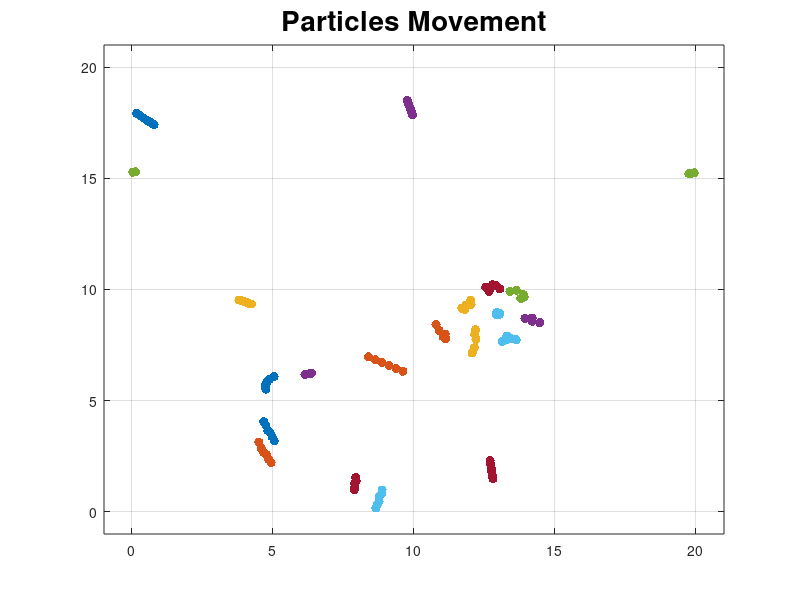

Recreate this plot in MATLAB. (Note: this script raises an error after producing the figure.)
clear all
MD = importdata('neighbor_vector_L20_np20.dat');
%num_particles = 10;
list_length = length(MD.data(:,1)) - 1;

particles = unique(MD.data(1:end-1,1),'stable');
num_particles = length(particles);
num_frames = list_length / num_particles;
k = 1;
% 上面是得出总共有几个particle（num_particles)
%和循环了几次/要画几张图（num_frames)


% 把每个frame所需要的x，y坐标集起来
for i = 1:num_frames
    %从第一个frame开始
    l = 1;
  %  while (k <= list_length)
        for j = k:(k+num_particles)
        
            tempx(l) = MD.data(j,2);
            tempy(l) = MD.data(j,3);
            l = l+1;
       
        end
   % end
    frames(1,:,i) = tempx;
    frames(2,:,i) = tempy;
%     frames(1,:,i) = tempx;
%     frames(2,:,i) = [frames(i).y, MD.data(k,3)];
    k = k + num_particles;
    l = 0;
end

xmax = max(MD.data(:,2)) + 1;
ymax = max(MD.data(:,3)) + 1;
xmin = min(MD.data(:,2)) - 1;
ymin = min(MD.data(:,3)) - 1;
[x,y,z] = size(frames);
%num_frames = len / num_particles;

for jello = 1:num_frames
    for point = 1:y
        plot(frames(1,point,jello),frames(2,point,jello),'.','MarkerSize',20)
        hold on
    end
    grid on
    xlim([xmin,xmax]);
    ylim([ymin,ymax]);
    title('Particles Movement','FontSize',20);
    hold off
    F(jello) = getframe; 
end

writerObj.FrameRate = 0.5;
writerObj = VideoWriter('neighbor_vector_L20_np20.avi');

open(writerObj);
writeVideo(writerObj, F)
close(writerObj);

